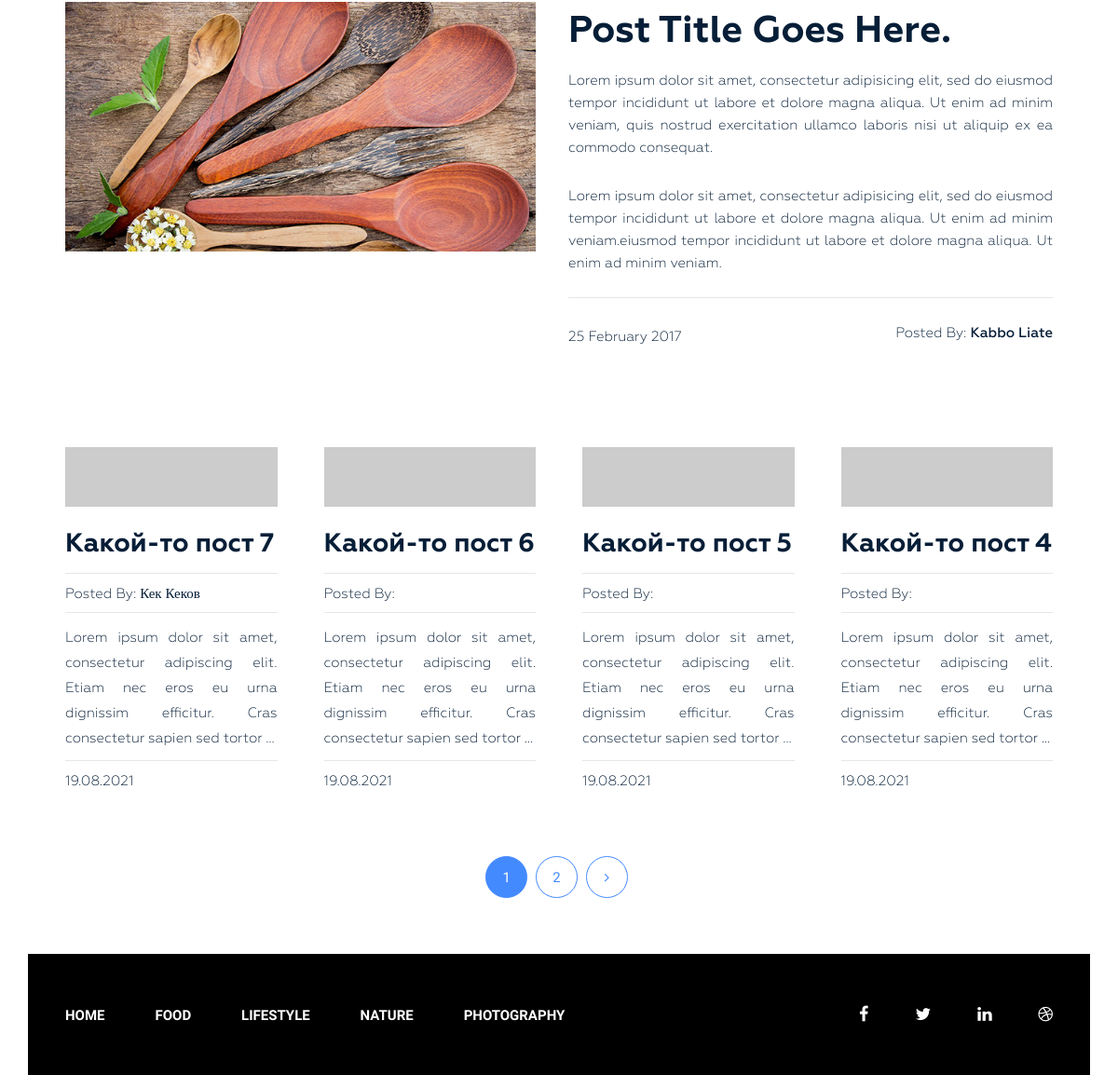
Page /category/nature/ (lower part) on the earlier database version.
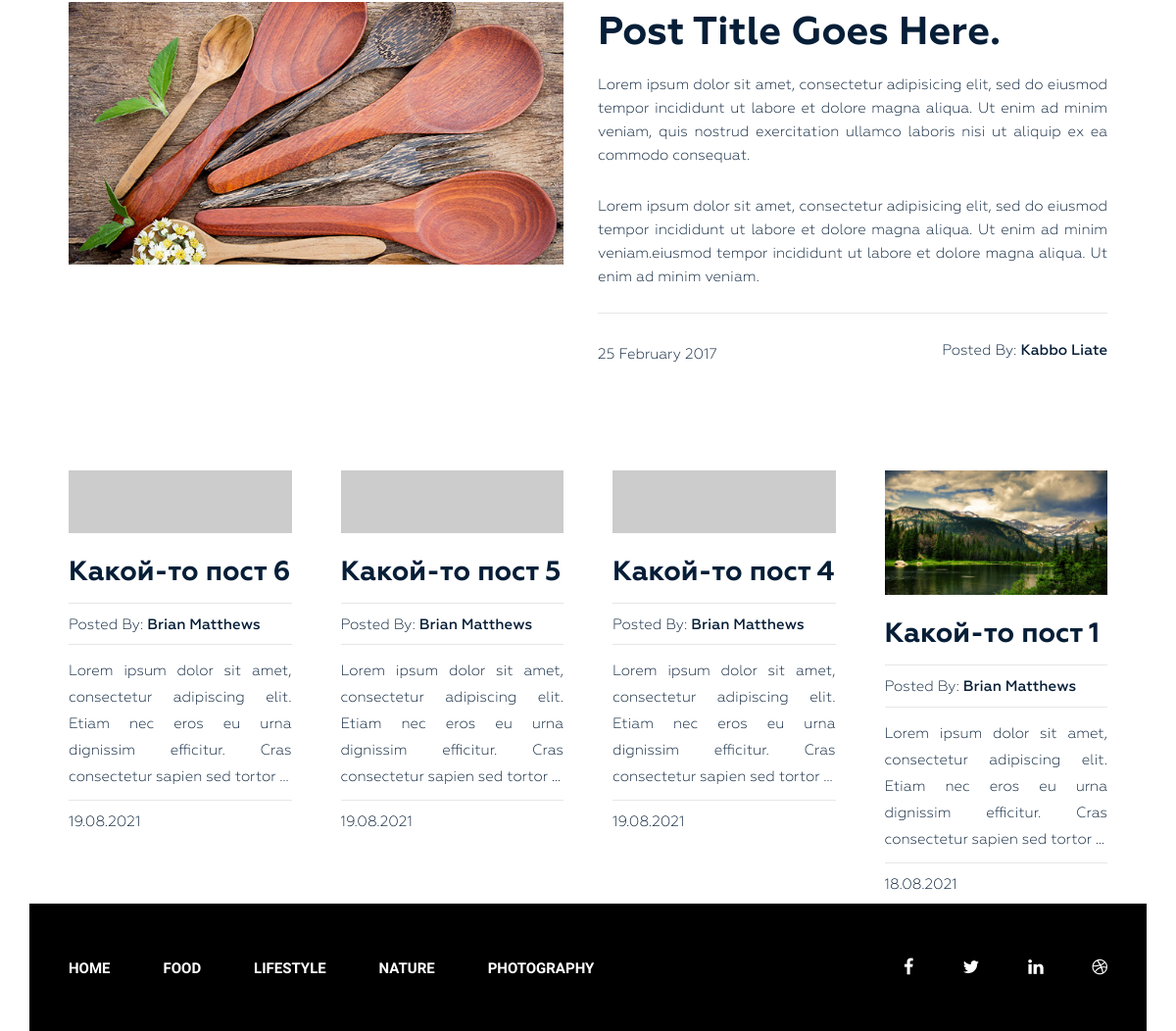
Same page on the later database version.
### blog/models.py (models this page shows, shortened)
class Post(models.Model):
    title = models.CharField(max_length=255)
    slug = models.SlugField(max_length=255, verbose_name='Url', unique=True)
    author = models.CharField(max_length=100)
    content = models.TextField(blank=True)
    created_at = models.DateTimeField(
        auto_now_add=True, verbose_name='Опубликовано')
    photo = models.ImageField(upload_to='photos/%Y/%m/%d/', blank=True)
    views = models.IntegerField(default=0, verbose_name='Кол-во просмотров')
    category = models.ForeignKey(
        Category, on_delete=models.PROTECT, related_name='posts')
    tags = models.ManyToManyField(Tag, blank=True, related_name='posts')
    def get_absolute_url(self):
        return reverse("post", kwargs={"slug": self.slug})
    class Meta:
        verbose_name = 'Статья(ю)'
        verbose_name_plural = 'Статьи'
        ordering = ['-created_at']

class Category(models.Model):
    title = models.CharField(max_length=255)
    slug = models.SlugField(max_length=255, verbose_name='Url', unique=True)
    def __str__(self):
        return self.title
    def get_absolute_url(self):
        return reverse("category", kwargs={"slug": self.slug})
    class Meta:
        verbose_name = 'Категория(ю)'
        verbose_name_plural = 'Категории'
        ordering = ['title']

### blog/views.py (the view)
# urls.py: path('category/<str:slug>/', PostByCategory.as_view(), name='category'),
class PostByCategory(ListView):
    template_name = 'blog/index.html'
    paginate_by = 4
    context_object_name = 'posts'
    allow_empty = False
    def get_queryset(self):
        return Post.objects.filter(category__slug=self.kwargs['slug'])
    def get_context_data(self, **kwargs):
        context = super().get_context_data(**kwargs)
        context["title"] = Category.objects.get(slug=self.kwargs['slug'])
        return context

### blog/templatetags/menu.py (called while the page is built)
@register.inclusion_tag('blog/menu_tpl.html')
def show_menu(menu_class='menu'):
    categories = Category.objects.all()
    return {'categories': categories, 'menu_class': menu_class}

### blog/templates/blog/index.html (shortened to what this page needs)
{% extends 'base.html' %}
{% load static %}
{% block content %}
<section class="blog-post-area">
    <div class="container">
        <div class="row">
            <div class="blog-post-area-style">
                <div class="col-md-12">
                    <div class="single-post-big">
                        <div class="big-image">
                            <img src="{% static 'img/post-image1.jpg' %}" alt="">
                        </div>
                        <div class="big-text">
                            <h3><a href="#">Post Title Goes Here.</a></h3>
                            <p>Lorem ipsum dolor sit amet, consectetur adipisicing elit, sed do eiusmod tempor
                                incididunt ut labore et dolore magna aliqua. Ut enim ad minim veniam, quis nostrud
                                exercitation ullamco laboris nisi ut aliquip ex ea commodo consequat.</p>
                            <p>Lorem ipsum dolor sit amet, consectetur adipisicing elit, sed do eiusmod tempor
                                incididunt ut labore et dolore magna aliqua. Ut enim ad minim veniam.eiusmod tempor
                                incididunt ut labore et dolore magna aliqua. Ut enim ad minim veniam.</p>
                            <h4><span class="date">25 February 2017</span><span class="author">Posted By: <span
                                        class="author-name">Kabbo Liate</span></span>
                            </h4>
                        </div>
                    </div>
                </div>
                {% for post in posts %}
                <div class="col-md-3">
                    <div class="single-post">
                        {% if post.photo %}
                        <img src="{{ post.photo.url }}" alt="{{ post.title }}">
                        {% else %}
                        <img src="https://picsum.photos/id/1060/300/201/?blur=2" alt="{{ post.title }}">
                        {% endif %}
                        <h3><a href="{{ post.get_absolute_url }}">{{ post.title }}</a></h3>
                        <h4><span>Posted By: <span class="author-name">{{ post.author }}</span></span>
                        </h4>
                        {{ post.content|safe|truncatewords_html:20 }}
                        <h4><span>{{ post.created_at|date:'d.m.Y' }}</span></h4>
                    </div>
                </div>
                {% endfor %}
            </div>
        </div>
    </div>
    {% include 'inc/_paginator.html' %}
</section>
{% endblock %}

### templates/base.html (shortened to what this page needs)
{% load static %}
{% load cache %}
<!DOCTYPE html>
<html lang="en">
<head>
    <link rel="stylesheet" href="{% static 'css/bootstrap.css' %}">
    <link rel="stylesheet" href="{% static 'css/font-awesome.min.css' %}">
    <link rel="stylesheet" href="{% static 'css/owl.carousel.min.css' %}">
    <link rel="stylesheet" href="{% static 'css/owl.theme.default.min.css' %}">
    <link rel="stylesheet" href="{% static 'style.css' %}">
    <link rel="stylesheet" href="{% static 'responsive.css' %}">
</head>
<body>
    <div class="wrapper">
        {% block content %}{% endblock %}
        {% cache 20 footer %}
        {% include 'inc/_footer.html' %}
        {% endcache %}
    </div>
</body>
</html>

### templates/inc/_paginator.html (shortened to what this page needs)
{% if page_obj.has_other_pages %}
<div class="pegination">
        <div class="nav-links">
                {% for p in page_obj.paginator.page_range %}
                {% if page_obj.number == p %}
                <span class="page-numbers current">{{ p }}</span>
                {% elif p > page_obj.number|add:-3 and p < page_obj.number|add:3 %} <a class="page-numbers"
                        href="?{{ s }}page={{ p }}">{{ p }}</a>
                        {% endif %}
                        {% endfor %}
                        {% if page_obj.has_next %}
                        <a class="page-numbers" href="?{{ s }}page={{ page_obj.next_page_number }}"><i
                                        class="fa fa-angle-right" aria-hidden="true"></i></a>
                        {% endif %}
        </div>
</div>
{% endif %}

### templates/inc/_footer.html
{% load menu %}
<footer class="footer">
    <div class="container">
        <div class="row">
            <div class="col-md-12">
                <div class="footer-bg">
                    <div class="row">
                        <div class="col-md-9">
                            {% show_menu 'footer-menu' %}
                        </div>
                        <div class="col-md-3">
                            <div class="footer-icon">
                                <p><a href="#"><i class="fa fa-facebook" aria-hidden="true"></i></a><a href="#"><i
                                            class="fa fa-twitter" aria-hidden="true"></i></a><a href="#"><i
                                            class="fa fa-linkedin" aria-hidden="true"></i></a><a href="#"><i
                                            class="fa fa-dribbble" aria-hidden="true"></i></a></p>
                            </div>
                        </div>
                    </div>
                </div>
            </div>
        </div>
    </div>
</footer>

### siteblog/static/style.css (style rules this page uses)
section.blog-post-area { margin-top: 50px; }
section.blog-post-area .big-image { float: left; width: 50%; padding-right: 35px; }
section.blog-post-area .big-text { float: right; width: 50%; padding-right: 20px; }
section.blog-post-area img { width: 100%; }
section.blog-post-area .big-text h3 { margin: 10px 0 0; }
section.blog-post-area .big-text h3 a { font-family: Geometria; font-weight: 700; font-size: 40px; color: #061e37; text-decoration: none; }
section.blog-post-area .big-text p { color: #061e37; font-family: Geometria; font-size: 15px; font-weight: 400; line-height: 24px; padding-top: 18px; text-align: justify; text-decoration: none; }
section.blog-post-area .big-text h4 { margin-top: 25px; padding-top: 30px; position: relative; }
section.blog-post-area .big-text h4::before { background: #e6e6e6 none repeat scroll 0 0; content: ""; height: 1px; position: absolute; top: 0; width: 100%; }
section.blog-post-area .single-post { padding-right: 20px; margin: 100px 0px 0px; }
section.blog-post-area h4 span { font-family: Geometria; font-weight: 400; font-size: 15px; color: #061e37; text-decoration: none; }
section.blog-post-area .big-text h4 span.author { float: right }
section.blog-post-area h4 span.author-name { font-weight: 500; }
.blog-post-area .single-post h3 a { font-family: Geometria; font-size: 28px; font-weight: 700; text-decoration: none; color: #061e37; }
.blog-post-area .single-post p { color: #061e37; font-family: Geometria; font-size: 15px; font-weight: 400; line-height: 27px; padding-top: 14px; position: relative; text-align: justify; }
.blog-post-area .single-post h4 { margin-bottom: 12px; padding-top: 10px; position: relative; }
.blog-post-area .single-post h4::before { background: #e6e6e6 none repeat scroll 0 0; content: ""; height: 1px; position: absolute; top: 0; width: 100%; }
.blog-post-area .single-post p::before { background: #e6e6e6 none repeat scroll 0 0; content: ""; height: 1px; position: absolute; top: 0; width: 100%; }
.blog-post-area .single-post h3 { margin: 25px 0 15px; }
.blog-post-area .blog-post-area-style { margin: 0 20px 0 40px; }
.wrapper footer.footer { height: 130px; }
.wrapper footer .footer-bg { background: #000 none repeat scroll 0 0; height: 130px; overflow: hidden; }
.wrapper footer.footer .footer-menu { margin: 0 }
.wrapper footer.footer .footer-menu ul { line-height: 130px; margin: 0; padding: 0; }
.wrapper footer.footer .footer-menu ul li { display: inline; list-style: outside none none; margin: 0; padding: 30px 0px; }
.wrapper footer.footer .footer-menu ul li a { color: #fff; font-family: "Raleway", sans-serif; font-size: 15px; font-weight: 600; line-height: 70px; margin-left: 40px; padding: 26px 10px 26px 0; text-decoration: none; text-transform: uppercase; }
.wrapper footer.footer .footer-icon p { float: right; line-height: 130px; }
.wrapper footer.footer .footer-icon p i { color: #fff; font-size: 18px; margin-right: 30px; padding: 10px; }

Differences in the rows shown:
no longer on this page (row edited): Post: title "Какой-то пост 7", author "Кек Кеков", content "Lorem ipsum dolor sit amet, consectetur adipiscing elit. Etiam nec eros eu urna dignissim efficitur. Cras consectetur sapien sed tortor …", created_at "19.08.2021"
changed Post "Какой-то пост 6": author (not shown) → "Brian Matthews"
changed Post "Какой-то пост 5": author (not shown) → "Brian Matthews"
changed Post "Какой-то пост 4": author (not shown) → "Brian Matthews"
now on this page (row edited): Post: photo (picture), title "Какой-то пост 1", author "Brian Matthews", content "Lorem ipsum dolor sit amet, consectetur adipiscing elit. Etiam nec eros eu urna dignissim efficitur. Cras consectetur sapien sed tortor …", created_at "18.08.2021"
Other differences:
list line gone: "1"
list line gone: "2"
